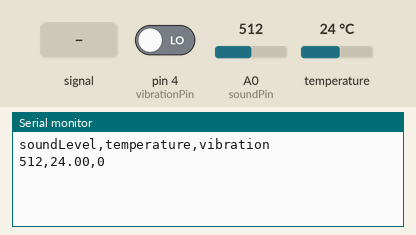
Simulated run of this sketch. Board: Arduino Uno, built with avr-gcc and run on an emulated ATmega328P. Shown: the last lines printed to the serial monitor. The inputs (shaded band) are chosen by the test bench; at power-on: temperature 24 °C, A0 (soundPin) = 512, pin 4 (vibrationPin) LOW.

Above: at 2.2 s.
2.3 s: A0 (soundPin) fed a 200 Hz sine of ±81 counts around its level
At 5.6 s:
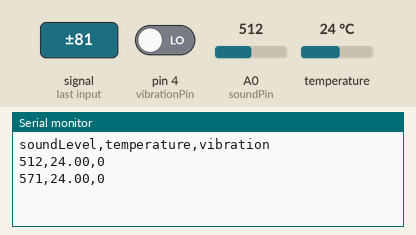
5.9 s: temperature set to 12 °C
At 8.0 s:
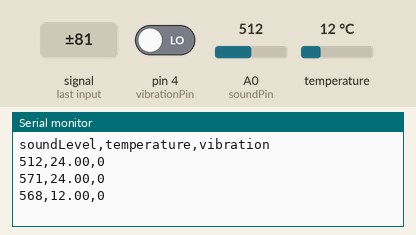
9.5 s: A0 (soundPin) set to 716
At 11.3 s:
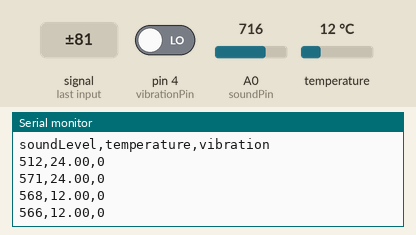
13.1 s: pin 4 (vibrationPin) driven HIGH
At 16.4 s:
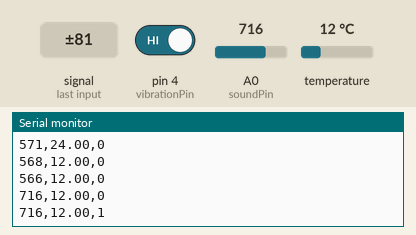
16.7 s: A0 (soundPin) fed a 1000 Hz sine of ±255 counts around its level
At 19.8 s:
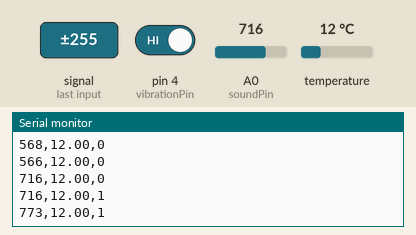
20.3 s: temperature set to 19 °C
At 21.9 s:
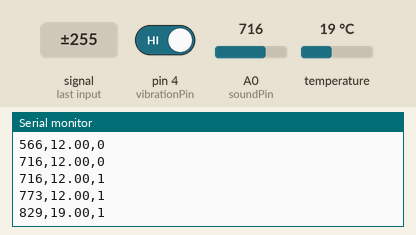
Timing chart, 0 to 23.4 s (numbered marks = the images above; inputs shaded):
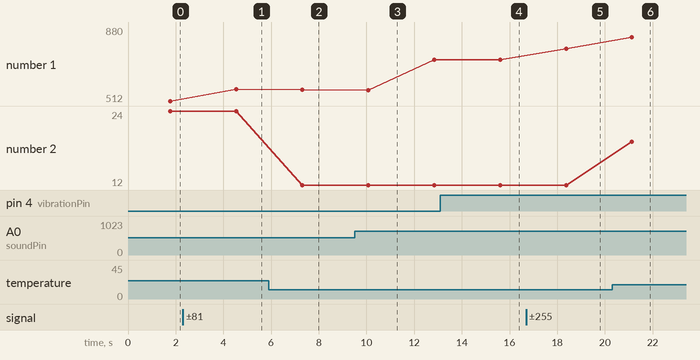

The sketch:

ARDUINO_CODE.ino
```cpp
// Include libraries for DS18B20 temperature sensor
#include <OneWire.h>
#include <DallasTemperature.h>

// Sound Sensor on Analog Pin A0
const int soundPin = A0;

// SW-420 Vibration Sensor Configuration (3-pin version)
// Wiring: VCC/+ to 5V, GND/- to GND, D0/OUT to Digital Pin 4
const int vibrationPin = 4;  // Digital pin for vibration sensor

// DS18B20 Temperature Sensor Configuration
// Wiring: Red (VCC) to 5V, Black (GND) to GND, Yellow/White (Data) to Digital Pin 8
#define ONE_WIRE_BUS 8  // Data wire is connected to pin 8

// Setup a oneWire instance to communicate with DS18B20
OneWire oneWire(ONE_WIRE_BUS);

// Pass oneWire reference to DallasTemperature library
DallasTemperature sensors(&oneWire);

void setup() {
  // Initialize serial communication at 9600 baud
  Serial.begin(9600);

  // Initialize vibration sensor pin as INPUT
  pinMode(vibrationPin, INPUT);

  // Initialize DS18B20 sensor
  sensors.begin();

  // Print CSV header (optional, server skips this line)
  Serial.println("soundLevel,temperature,vibration");

  // Wait for serial to be ready
  delay(1000);
}

void loop() {
  // Read analog value from sound sensor (0-1023)
  int soundLevel = analogRead(soundPin);

  // Request temperature reading from DS18B20
  sensors.requestTemperatures();

  // Read temperature in Celsius (device 0)
  float temperature = sensors.getTempCByIndex(0);

  // Check if temperature reading is valid (-127 means error)
  if (temperature == -127.00 || temperature == 85.00) {
    temperature = 0.0;  // Default to 0 if reading fails
  }

  // Read vibration sensor digital value (HIGH=1 when vibration detected, LOW=0 when no vibration)
  int vibrationDetected = digitalRead(vibrationPin);

  // Send data: soundLevel,temperature,vibration
  Serial.print(soundLevel);
  Serial.print(",");
  Serial.print(temperature);
  Serial.print(",");
  Serial.println(vibrationDetected);

  // Wait 2 seconds before next reading
  delay(2000);
}
```

Measured:
- after the input at 2.3 s, the serial monitor: prints a new line after 2.2 s (image 1)
- after the input at 5.9 s, the serial monitor: prints a new line after 1.4 s (image 2)
- after the input at 13.1 s, the serial monitor: prints a new line after 2.5 s (image 4)
- after the input at 16.7 s, the serial monitor: prints a new line after 1.7 s (image 5)
- after the input at 20.3 s, the serial monitor: prints a new line after 0.83 s (image 6)
- plotted number 1: 512 → 571 after the input at 2.3 s, 568 → 716 after the input at 9.5 s, 716 → 773 after the input at 16.7 s
- plotted number 2: 24 → 12 after the input at 5.9 s, 12 → 19 after the input at 20.3 s
